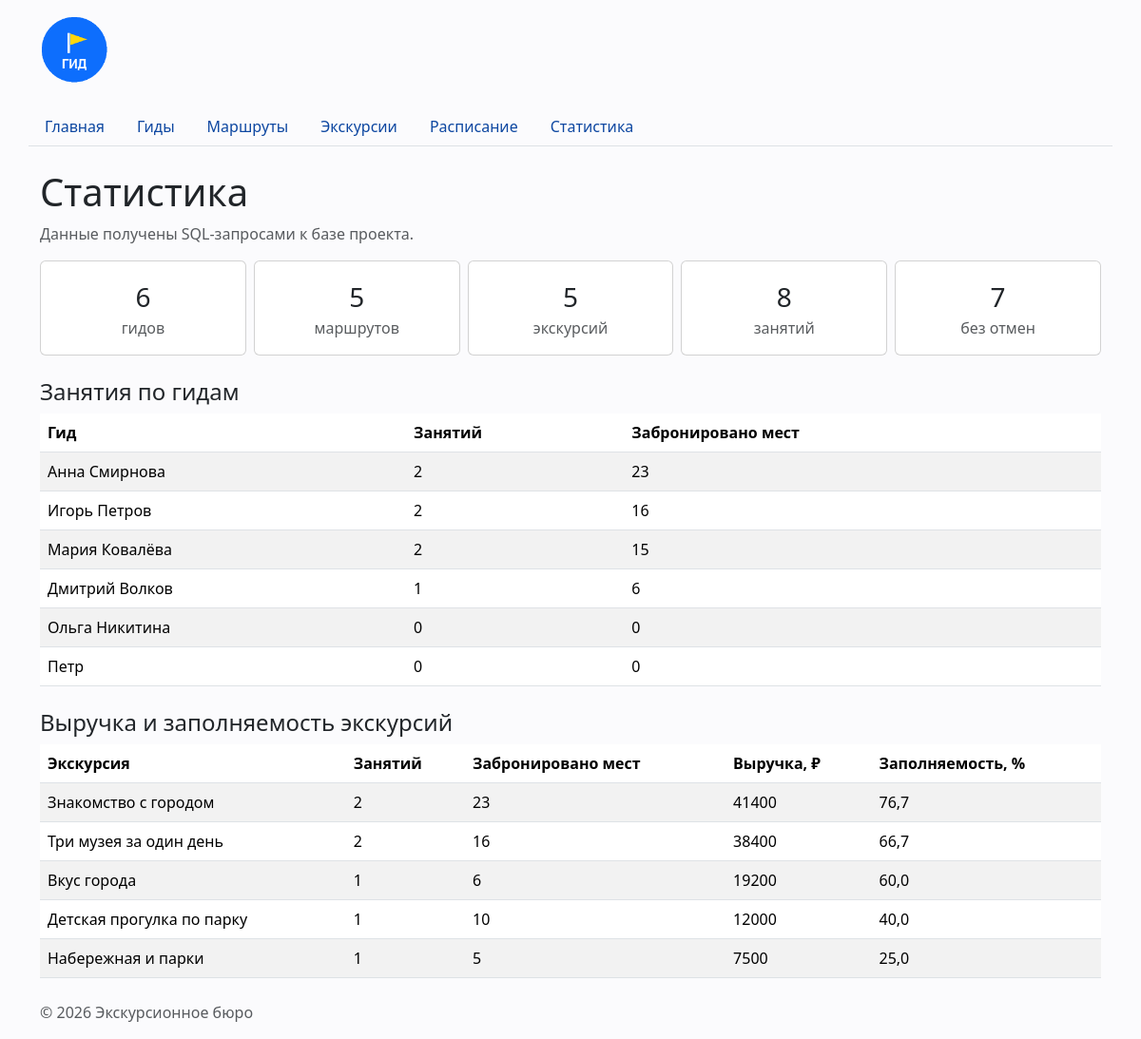
Screenshot of /schedules/statistics/ with the database file from the repository.
### schedules/views.py (the view)
# urls.py: path("statistics/", views.statistics, name="statistics"),
def statistics(request):
    context = {
        "summary": fetch_one(STATISTICS_SUMMARY),
        "by_guide": fetch_all(STATISTICS_BY_GUIDE),
        "by_excursion": fetch_all(STATISTICS_BY_EXCURSION),
    }
    return render(request, "schedules/statistics.html", context)

### db/database.py (called while the page is built)
def get_connection(path=DB_PATH):
    connection = sqlite3.connect(path)
    connection.row_factory = sqlite3.Row
    connection.execute("PRAGMA foreign_keys = ON")
    return connection

def fetch_all(sql, params=(), path=DB_PATH):
    connection = get_connection(path)
    try:
        return connection.execute(sql, params).fetchall()
    finally:
        connection.close()

def fetch_one(sql, params=(), path=DB_PATH):
    connection = get_connection(path)
    try:
        return connection.execute(sql, params).fetchone()
    finally:
        connection.close()

### schedules/templates/schedules/statistics.html (shortened to what this page needs)
{% extends "base.html" %}
{% block content %}
    <h1>Статистика</h1>
    <p class="text-muted">
        Данные получены SQL-запросами к базе проекта.
    </p>
    {% if summary %}
        <div class="row row-cols-2 row-cols-md-5 g-2 mb-4">
            <div class="col">
                <div class="card text-center">
                    <div class="card-body">
                        <div class="fs-3">{{ summary.guides }}</div>
                        <div class="text-muted">гидов</div>
                    </div>
                </div>
            </div>
            <div class="col">
                <div class="card text-center">
                    <div class="card-body">
                        <div class="fs-3">{{ summary.routes }}</div>
                        <div class="text-muted">маршрутов</div>
                    </div>
                </div>
            </div>
            <div class="col">
                <div class="card text-center">
                    <div class="card-body">
                        <div class="fs-3">{{ summary.excursions }}</div>
                        <div class="text-muted">экскурсий</div>
                    </div>
                </div>
            </div>
            <div class="col">
                <div class="card text-center">
                    <div class="card-body">
                        <div class="fs-3">{{ summary.schedules }}</div>
                        <div class="text-muted">занятий</div>
                    </div>
                </div>
            </div>
            <div class="col">
                <div class="card text-center">
                    <div class="card-body">
                        <div class="fs-3">{{ summary.active_schedules }}</div>
                        <div class="text-muted">без отмен</div>
                    </div>
                </div>
            </div>
        </div>
    {% endif %}
    <h2 class="h4">Занятия по гидам</h2>
    <table class="table table-striped align-middle">
        <thead>
            <tr>
                <th scope="col">Гид</th>
                <th scope="col">Занятий</th>
                <th scope="col">Забронировано мест</th>
            </tr>
        </thead>
        <tbody>
            {% for item in by_guide %}
                <tr>
                    <td>{{ item.guide_name }}</td>
                    <td>{{ item.schedules_count }}</td>
                    <td>{{ item.booked_total }}</td>
                </tr>
            {% empty %}
                <tr>
                    <td colspan="3">Данных нет.</td>
                </tr>
            {% endfor %}
        </tbody>
    </table>
    <h2 class="h4 mt-4">Выручка и заполняемость экскурсий</h2>
    <table class="table table-striped align-middle">
        <thead>
            <tr>
                <th scope="col">Экскурсия</th>
                <th scope="col">Занятий</th>
                <th scope="col">Забронировано мест</th>
                <th scope="col">Выручка, ₽</th>
                <th scope="col">Заполняемость, %</th>
            </tr>
        </thead>
        <tbody>
            {% for item in by_excursion %}
                <tr>
                    <td>{{ item.title }}</td>
                    <td>{{ item.schedules_count }}</td>
                    <td>{{ item.booked_total }}</td>
                    <td>{{ item.revenue|floatformat:0 }}</td>
                    <td>{{ item.load_percent|default:"—" }}</td>
                </tr>
            {% empty %}
                <tr>
                    <td colspan="5">Данных нет.</td>
                </tr>
            {% endfor %}
        </tbody>
    </table>
{% endblock %}

### homepage/static/homepage/css/style.css (style rules this page uses)
body { min-height: 100vh; background-color: #fbfbfd; }

### rows the page displays
guides: guide_name "Анна Смирнова", schedules_count "2", booked_total "23"
guides: guide_name "Игорь Петров", schedules_count "2", booked_total "16"
guides: guide_name "Мария Ковалёва", schedules_count "2", booked_total "15"
guides: guide_name "Дмитрий Волков", schedules_count "1", booked_total "6"
guides: guide_name "Ольга Никитина", schedules_count "0", booked_total "0"
guides: guide_name "Петр", schedules_count "0", booked_total "0"
excursions: title "Знакомство с городом", schedules_count "2", booked_total "23", revenue "41400", load_percent "76,7"
excursions: title "Три музея за один день", schedules_count "2", booked_total "16", revenue "38400", load_percent "66,7"
excursions: title "Вкус города", schedules_count "1", booked_total "6", revenue "19200", load_percent "60,0"
excursions: title "Детская прогулка по парку", schedules_count "1", booked_total "10", revenue "12000", load_percent "40,0"
excursions: title "Набережная и парки", schedules_count "1", booked_total "5", revenue "7500", load_percent "25,0"

### other values shown
{{ summary.guides }} "6"
{{ summary.routes }} "5"
{{ summary.excursions }} "5"
{{ summary.schedules }} "8"
{{ summary.active_schedules }} "7"
